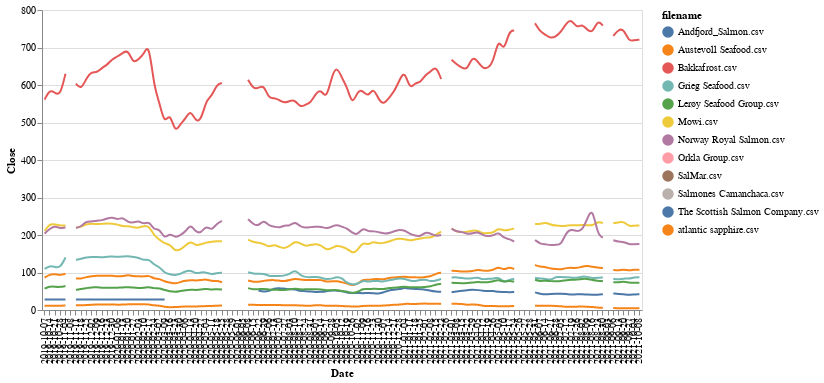

Write notebook code for a chart like this one.
### Code cell
import altair as alt
import pandas as pd
import numpy as np

np.random.seed(42)

# Create a selection that chooses the nearest point & selects based on x-value
nearest = alt.selection(type='single', nearest=True, on='mouseover',
                        fields=['Date'], empty='none')



# The basic line
line = alt.Chart(aktie_tidsserie).mark_line(interpolate='basis').encode(
    x='Date:O',
    y='Close:Q',
    color='filename:N'
)

# Transparent selectors across the chart. This is what tells us
# the x-value of the cursor
selectors = alt.Chart(aktie_tidsserie).mark_point().encode(
    x='Date:O',
    opacity=alt.value(0),
).add_selection(
    nearest
)

# Draw points on the line, and highlight based on selection
points = line.mark_point().encode(
    opacity=alt.condition(nearest, alt.value(1), alt.value(0))
)

# Draw text labels near the points, and highlight based on selection
text = line.mark_text(align='left', dx=5, dy=-5).encode(
    text=alt.condition(nearest, 'Close:Q', alt.value(' '))
)

# Draw a rule at the location of the selection
rules = alt.Chart(aktie_tidsserie).mark_rule(color='gray').encode(
    x='Date:O',
).transform_filter(
    nearest
)

# Put the five layers into a chart and bind the data
alt.layer(
    line, selectors, points, rules, text
).properties(
    width=600, height=300
)

### Figure 1 — Vega-Lite specification as saved in the notebook (floating-point values rounded to 4 significant figures; data arrays with more than 128 entries replaced by an {"elided": "..."} marker saying what was removed)
{"config": {"view": {"continuousWidth": 400, "continuousHeight": 300}}, "layer": [{"mark": {"type": "line", "interpolate": "basis"}, "encoding": {"color": {"type": "nominal", "field": "filename"}, "x": {"type": "ordinal", "field": "Date"}, "y": {"type": "quantitative", "field": "Close"}}}, {"mark": "point", "encoding": {"opacity": {"value": 0}, "x": {"type": "ordinal", "field": "Date"}}, "selection": {"selector080": {"type": "single", "nearest": true, "on": "mouseover", "fields": ["Date"], "empty": "none"}}}, {"mark": "point", "encoding": {"color": {"type": "nominal", "field": "filename"}, "opacity": {"condition": {"value": 1, "selection": "selector080"}, "value": 0}, "x": {"type": "ordinal", "field": "Date"}, "y": {"type": "quantitative", "field": "Close"}}}, {"mark": {"type": "rule", "color": "gray"}, "encoding": {"x": {"type": "ordinal", "field": "Date"}}, "transform": [{"filter": {"selection": "selector080"}}]}, {"mark": {"type": "text", "align": "left", "dx": 5, "dy": -5}, "encoding": {"color": {"type": "nominal", "field": "filename"}, "text": {"condition": {"type": "quantitative", "field": "Close", "selection": "selector080"}, "value": " "}, "x": {"type": "ordinal", "field": "Date"}, "y": {"type": "quantitative", "field": "Close"}}}], "data": {"name": "data-f9fe23bda46f2b19108c123ae7c36408"}, "height": 300, "width": 600, "$schema": "https://vega.github.io/schema/vega-lite/v4.8.1.json", "datasets": {"data-f9fe23bda46f2b19108c123ae7c36408": {"elided": "1380 records"}}}
